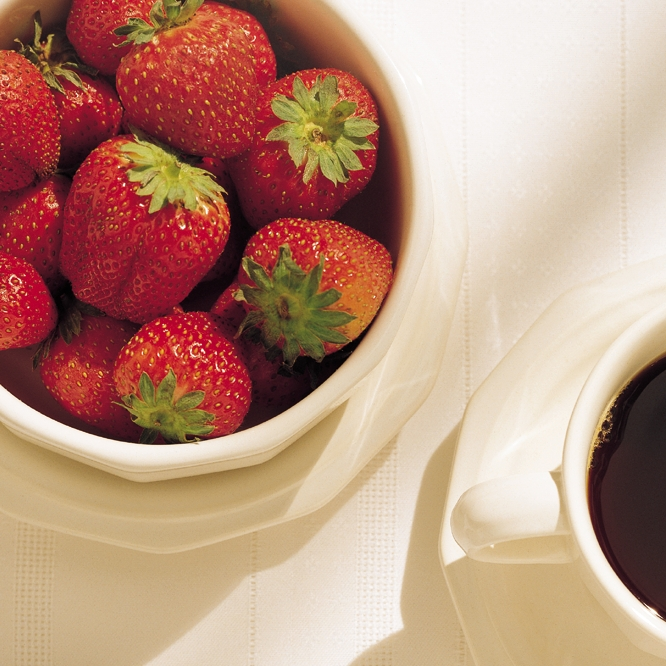
%> input picture Fig6.30(1).jpg, 666 x 666 px
$ octave P1.m   (GNU Octave 9; MATLAB toolbox functions it lacks are replaced by stand-ins)
%> lines starting %> are read from the running program, lines starting %| are printed output that depends on the picture
close all
clear all
RGB=imread('Fig6.30(1).jpg');
%> RGB is the input picture: size 666x666x3 uint8; mean R, G, B 186.2, 145.9, 126.4
%% RGB
R = (RGB(:,:,1));
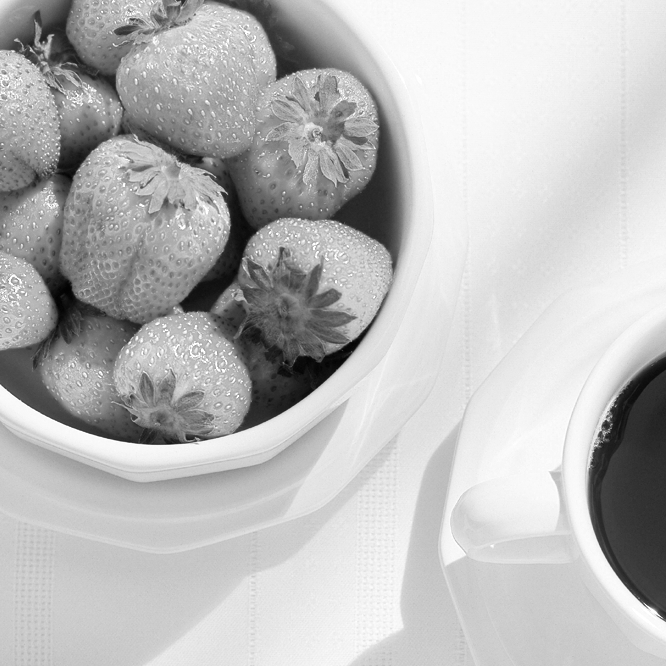
%> R: size 666x666 uint8; min 2, max 255, mean 186.2
G = (RGB(:,:,2));
B = (RGB(:,:,3));

figure
title('Red')
hold on
imshow(uint8(R))
figure
title('Blue')
hold on
imshow(uint8(G))
figure
title('Green')
hold on
imshow(uint8(B))


%% HSI
RGB=double(RGB);
%> RGB: size 666x666x3 double
R_norm = (RGB(:,:,1))/256;
G_norm = (RGB(:,:,2))/256;
B_norm = (RGB(:,:,3))/256;

a=0.5*((R_norm-G_norm)+(R_norm-B_norm));
b=sqrt((R_norm-G_norm).^2+(R_norm-B_norm).*(G_norm-B_norm));
theta=acos(a./(b));


S=1-3*min(min(R_norm,G_norm),B_norm)./(R_norm+G_norm+B_norm);
I=(1/3)*(R_norm+G_norm+B_norm);

H=theta;
H(B_norm<=G_norm)=theta(B_norm<=G_norm);
H(B_norm>G_norm)=2*pi-theta(B_norm>G_norm);
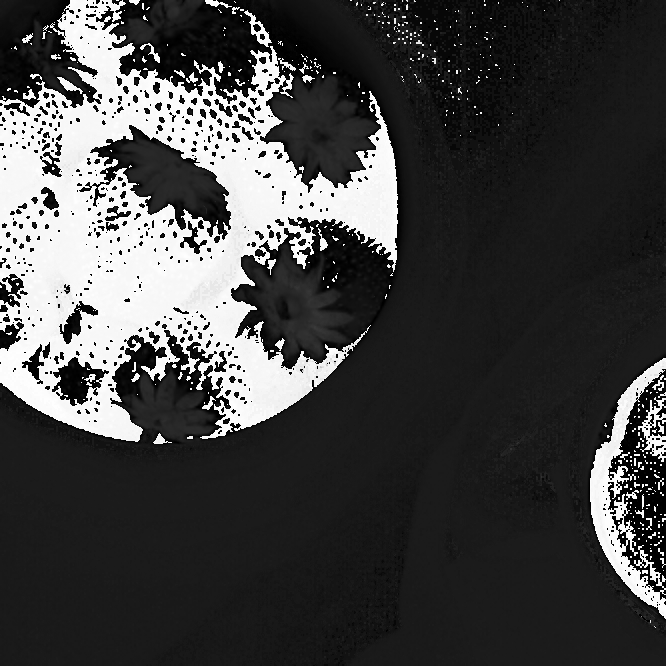
%> H: size 666x666 double; 0.03% of the values are NaN or infinite; the others: min 0, max 6.28, mean 1.69; drawn with min black, max white, NaN and infinite black
H=H/(2*pi);


figure
title('Hue')
hold on
imshow((H))
figure
title('Saturation')
hold on
imshow(S)
figure
title('Intensity')
hold on
imshow(I)

%% XYZ

if R_norm>0.04045
    R_norm=((R_norm+0.055)/1.055)^2.4;
else
    R_norm=R_norm/12.92;
end

if G_norm>0.04045
    G_norm=((G_norm+0.055)/1.055)^2.4;
else
    G_norm=G_norm/12.92;
end

if B_norm>0.04045
    B_norm=((B_norm+0.055)/1.055)^2.4;
else
    B_norm=B_norm/12.92;
end


X=0.4124*R_norm+0.3175*G_norm+0.1804*B_norm;
Y=0.2126*R_norm+0.7151*G_norm+0.0721*B_norm;
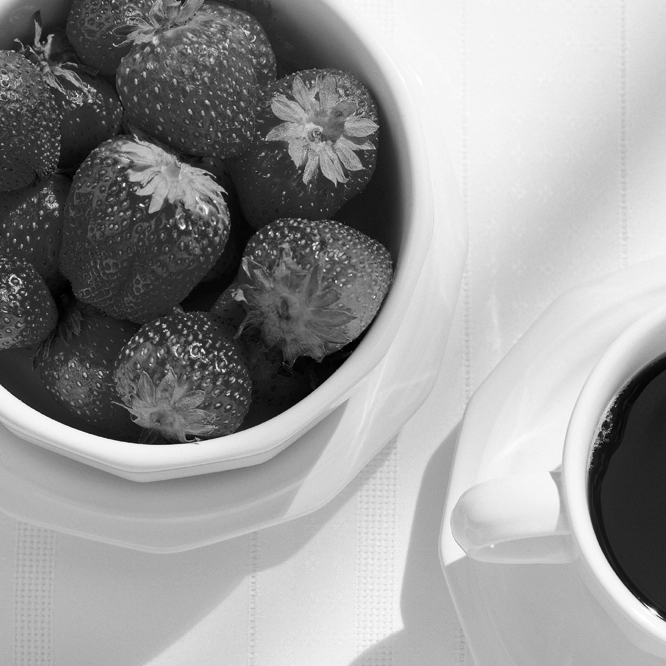
%> Y: size 666x666 double; min 0.000453, max 0.0771, mean 0.0463; drawn with min black and max white
Z=0.0193*R_norm+0.1191*G_norm+0.9502*B_norm;

figure
title('X')
hold on
imshow(X/max(max(X)))
figure
title('Y')
hold on
imshow(Y/max(max(Y)))
figure
title('Z')
hold on
imshow(Z/max(max(Z)))

%% Lab
Xw=94.82;
Yw=100;
Zw=107.38;

q=Y/Yw;
if q>0.008856
    hy=q^(1/3);
else
    hy=7.787*q+16/116;
end
L_star=116*hy-16;
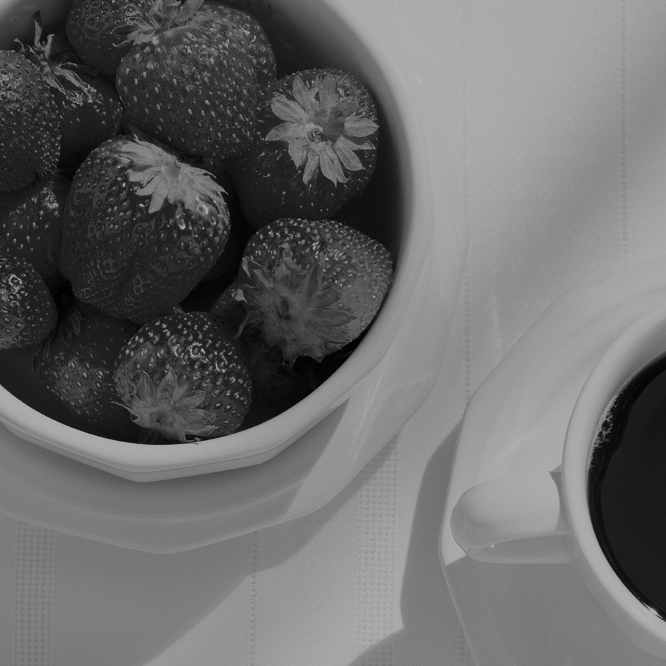
%> L_star: size 666x666 double; min 0.00409, max 0.696, mean 0.418

q=X/Xw;
if q>0.008856
    hx=q^(1/3);
else
    hx=7.787*q+16/116;
end
a_star=500*(hx-hy);
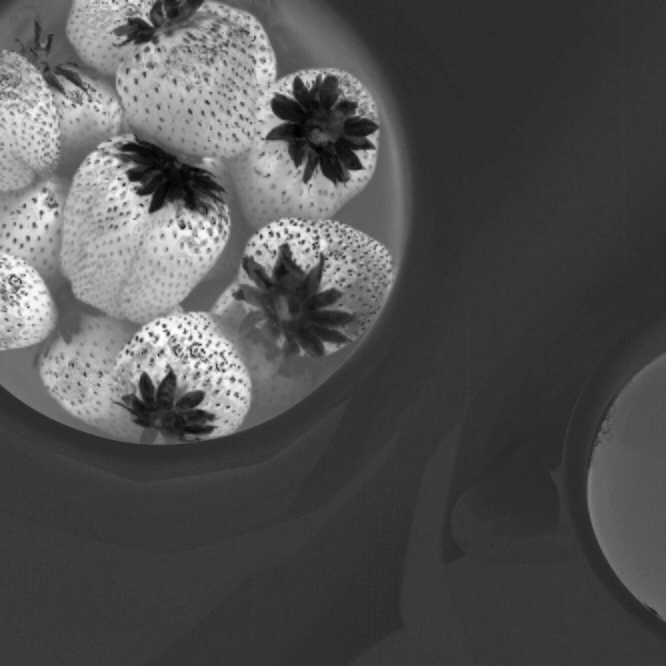
%> a_star: size 666x666 double; min -0.258, max 0.571, mean 0.0104; drawn with min black and max white

q=Z/Zw;
if q>0.008856
    hz=q^(1/3);
else
    hz=7.787*q+16/116;
end
b_star=200*(hy-hz);
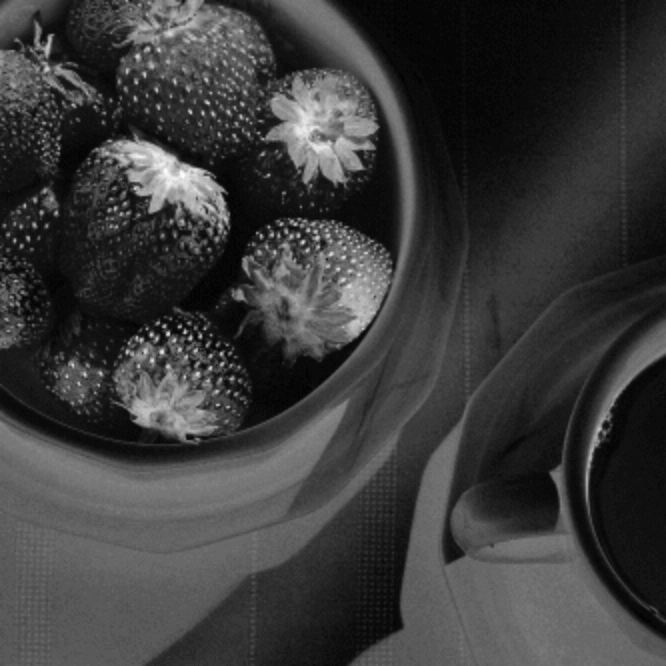
%> b_star: size 666x666 double; min -0.023, max 0.513, mean 0.102; drawn with min black and max white

figure
title('L*')
hold on
imshow((L_star))
figure
title('a*')
hold on
imshow(a_star)
figure
title('b*')
hold on
imshow(b_star)
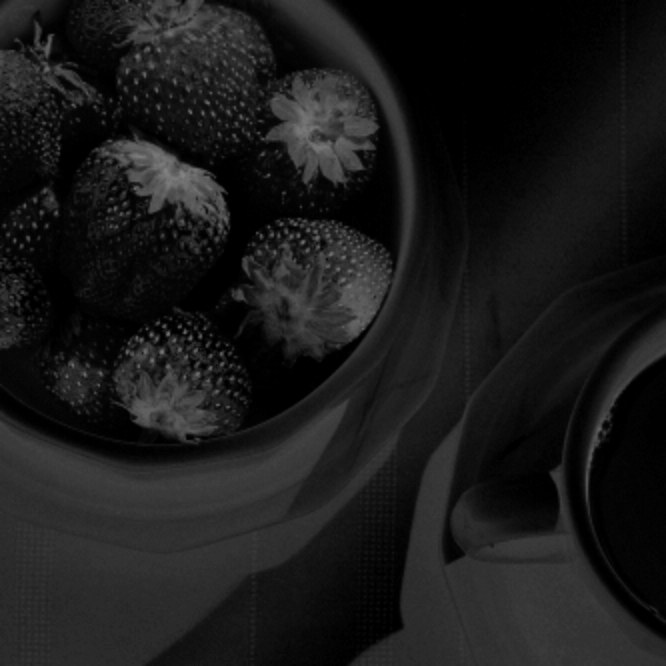
%> displayed picture: size 666x666, on the screen's scale of 0 to 255; min 0, max 131, mean 26.1

$ run again, with Fig6.35(1).jpg copied over Fig6.30(1).jpg
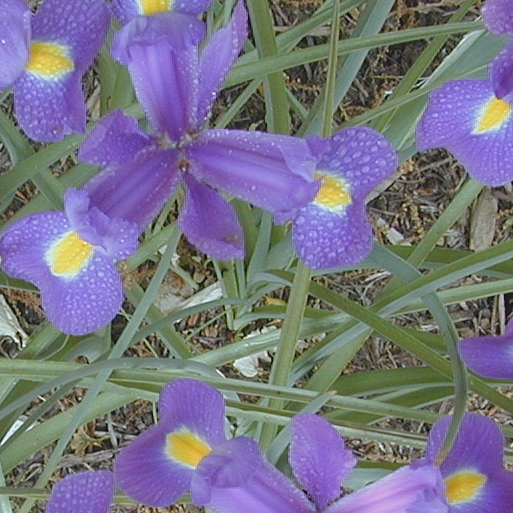
%> input picture Fig6.35(1).jpg, 513 x 513 px
%> RGB is the input picture: size 513x513x3 uint8; mean R, G, B 119.4, 116.7, 134.7
%> RGB: size 513x513x3 double
%> `b_star=200*(hy-hz);`:
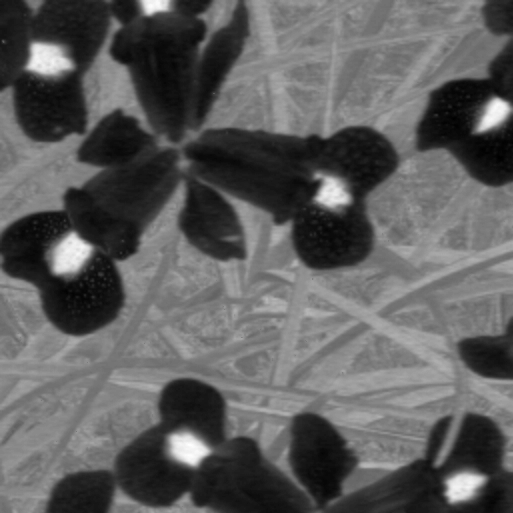
%> b_star: size 513x513 double; min -0.415, max 0.513, mean -0.0742; drawn with min black and max white
%> `imshow(b_star)`:
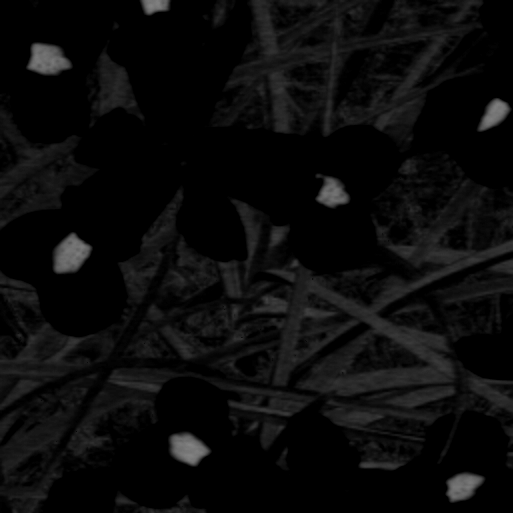
%> displayed picture: size 513x513, on the screen's scale of 0 to 255; min 0, max 131, mean 11.2

$ run again, with Fig6.35(5).jpg copied over Fig6.30(1).jpg
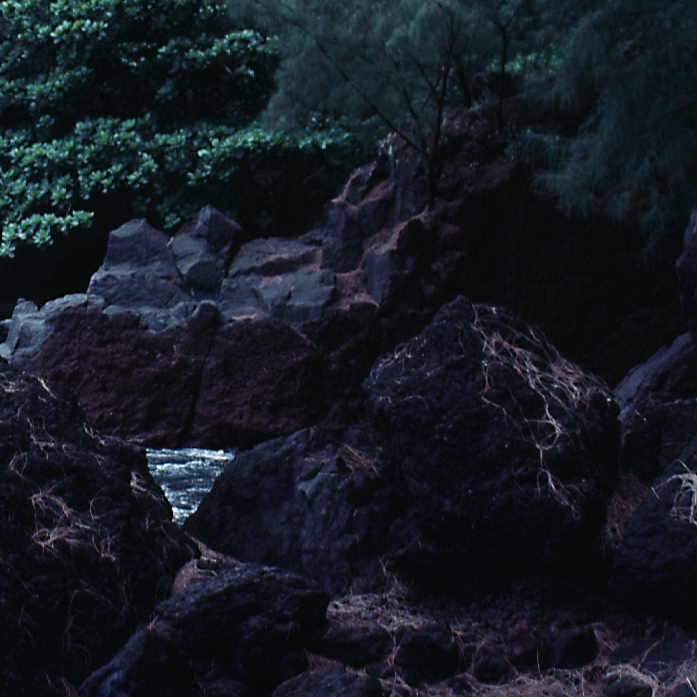
%> input picture Fig6.35(5).jpg, 697 x 697 px
%> RGB is the input picture: size 697x697x3 uint8; mean R, G, B 21.9, 27.4, 36
%> RGB: size 697x697x3 double
%> `b_star=200*(hy-hz);`:
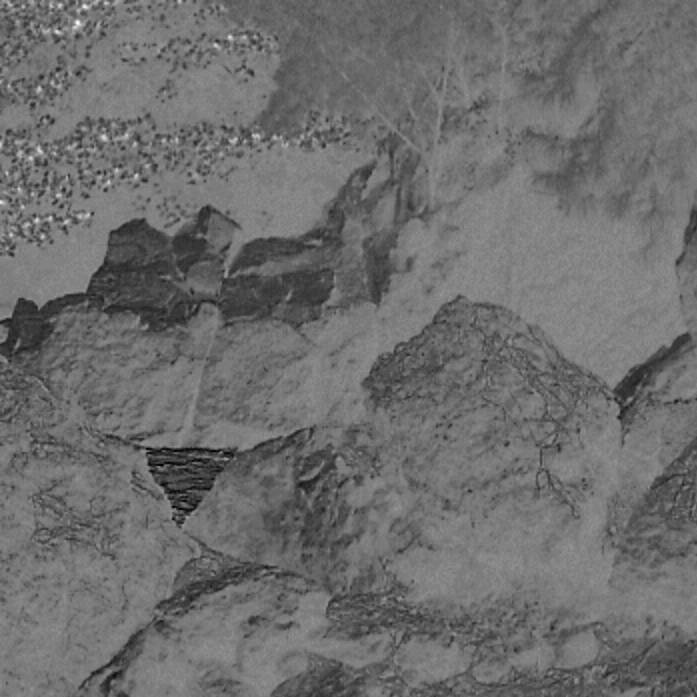
%> b_star: size 697x697 double; min -0.205, max 0.18, mean -0.0397; drawn with min black and max white
%> `imshow(a_star)`:
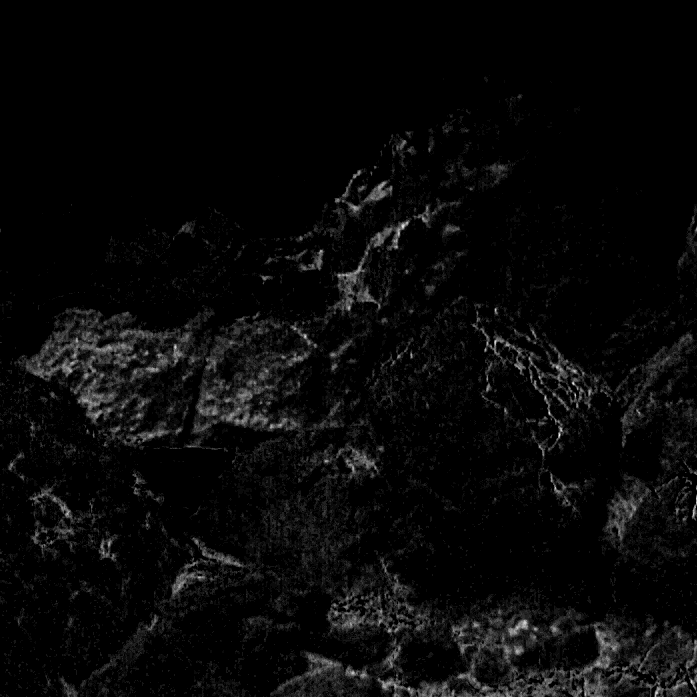
%> displayed picture: size 697x697, on the screen's scale of 0 to 255; min 0, max 22, mean 0.8; drawn with min black and max white
